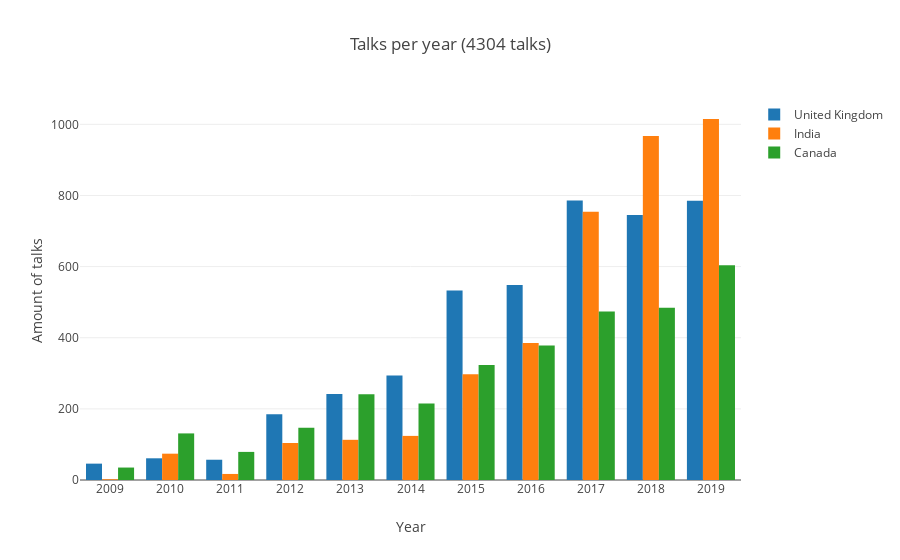

Notebook code cell kept with this figure:
### Code cell
dfToPlotA = talks[talks.country=='United Kingdom']
dfToPlotA.loc[:, 'year'] = dfToPlotA.publishDate.dt.year
dfToPlot = dfToPlotA.groupby('year').count()

dfToPlot_2 = talks[talks.country=='India']
dfToPlot_2.loc[:, 'year'] = dfToPlot_2.publishDate.dt.year
dfToPlot_2 = dfToPlot_2.groupby('year').count()

dfToPlot_3 = talks[talks.country=='Canada']
dfToPlot_3.loc[:, 'year'] = dfToPlot_3.publishDate.dt.year
dfToPlot_3 = dfToPlot_3.groupby('year').count()

trace1 = go.Bar(
    name='United Kingdom',
    x= dfToPlot.index.values,
    y= dfToPlot.views,
)
trace2 = go.Bar(
    name='India',
    x= dfToPlot_2.index.values,
    y= dfToPlot_2.views,
)
trace3 = go.Bar(
    name='Canada',
    x= dfToPlot_3.index.values,
    y= dfToPlot_3.views,
)
layout = go.Layout(
    title='Talks per year (%d talks)' % (len(dfToPlotA)+len(dfToPlot_2)+len(dfToPlot_3)),
    yaxis = dict(
#         range = [0, 50000],
        title='Amount of talks',
    ),
    xaxis = dict(
        title='Year',
#         range=[0,0.08]
        tickvals = list(range(2009, 2020)),
#         ticktext = nombres_grupos
    )
)
fig = go.Figure(data=[trace1,trace2,trace3], layout=layout)
iplot(fig)

### Figure 1 — Plotly figure (JSON) as saved in the notebook; plotly's stock layout.template omitted (floating-point values rounded to 4 significant figures)
{"data": [{"name": "United Kingdom", "type": "bar", "uid": "6f5477f5-c1ff-48b6-9ed7-60673162e72f", "x": [2009, 2010, 2011, 2012, 2013, 2014, 2015, 2016, 2017, 2018, 2019], "y": [46, 61, 57, 185, 242, 294, 533, 548, 786, 745, 785]}, {"name": "India", "type": "bar", "uid": "525d924c-db4f-4467-9a86-8b759d568df5", "x": [2009, 2010, 2011, 2012, 2013, 2014, 2015, 2016, 2017, 2018, 2019], "y": [2, 74, 17, 104, 113, 124, 297, 385, 754, 967, 1015]}, {"name": "Canada", "type": "bar", "uid": "df8a7972-a2f3-4114-bcb0-cdee623d377e", "x": [2009, 2010, 2011, 2012, 2013, 2014, 2015, 2016, 2017, 2018, 2019], "y": [35, 131, 79, 147, 241, 215, 323, 378, 474, 484, 604]}], "layout": {"title": {"text": "Talks per year (4304 talks)"}, "xaxis": {"tickvals": [2009, 2010, 2011, 2012, 2013, 2014, 2015, 2016, 2017, 2018, 2019], "title": {"text": "Year"}}, "yaxis": {"title": {"text": "Amount of talks"}}}}
